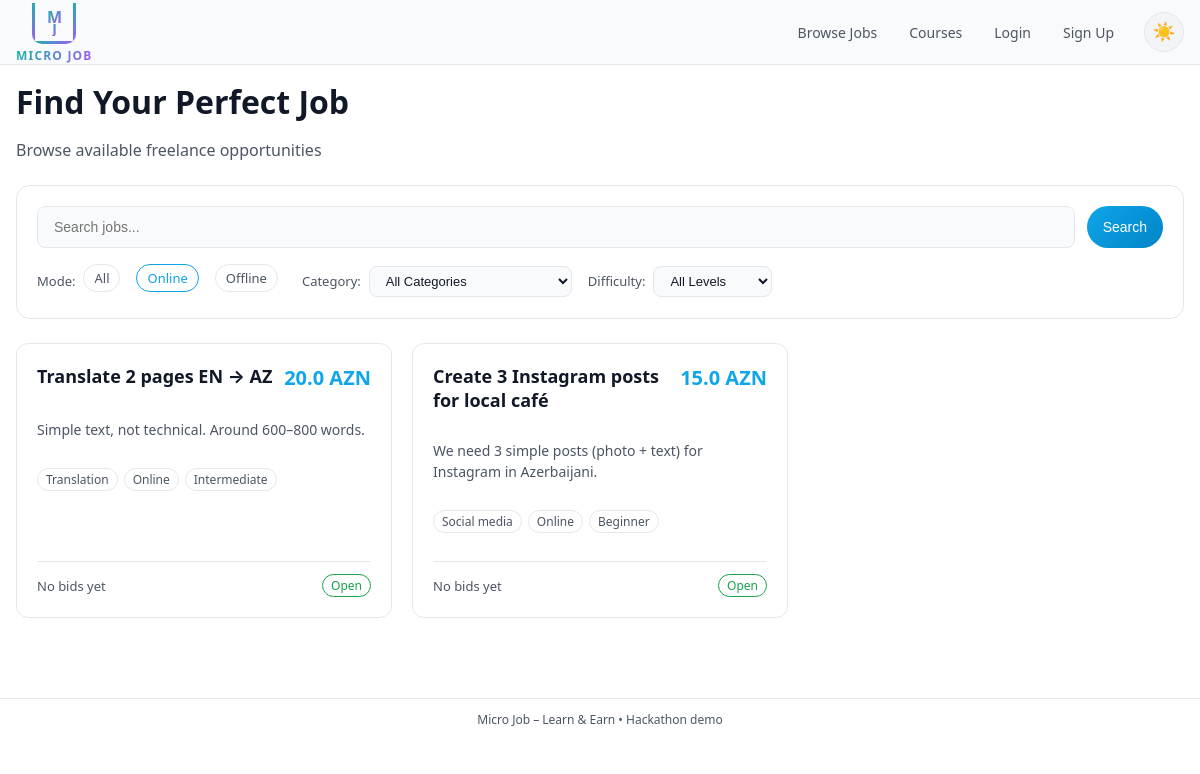
/?search=&mode=online&category=all&difficulty=all, run on an earlier commit of the app's database.
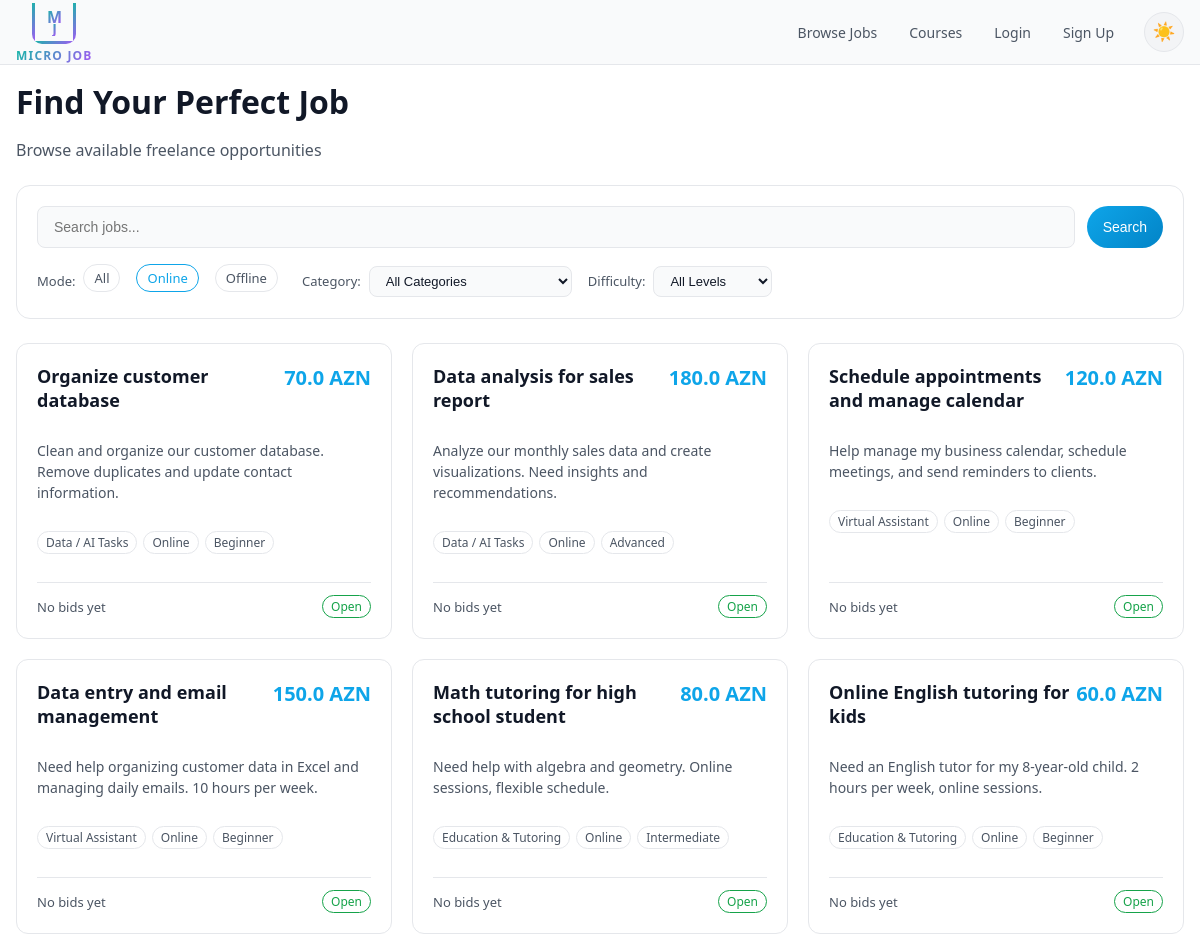
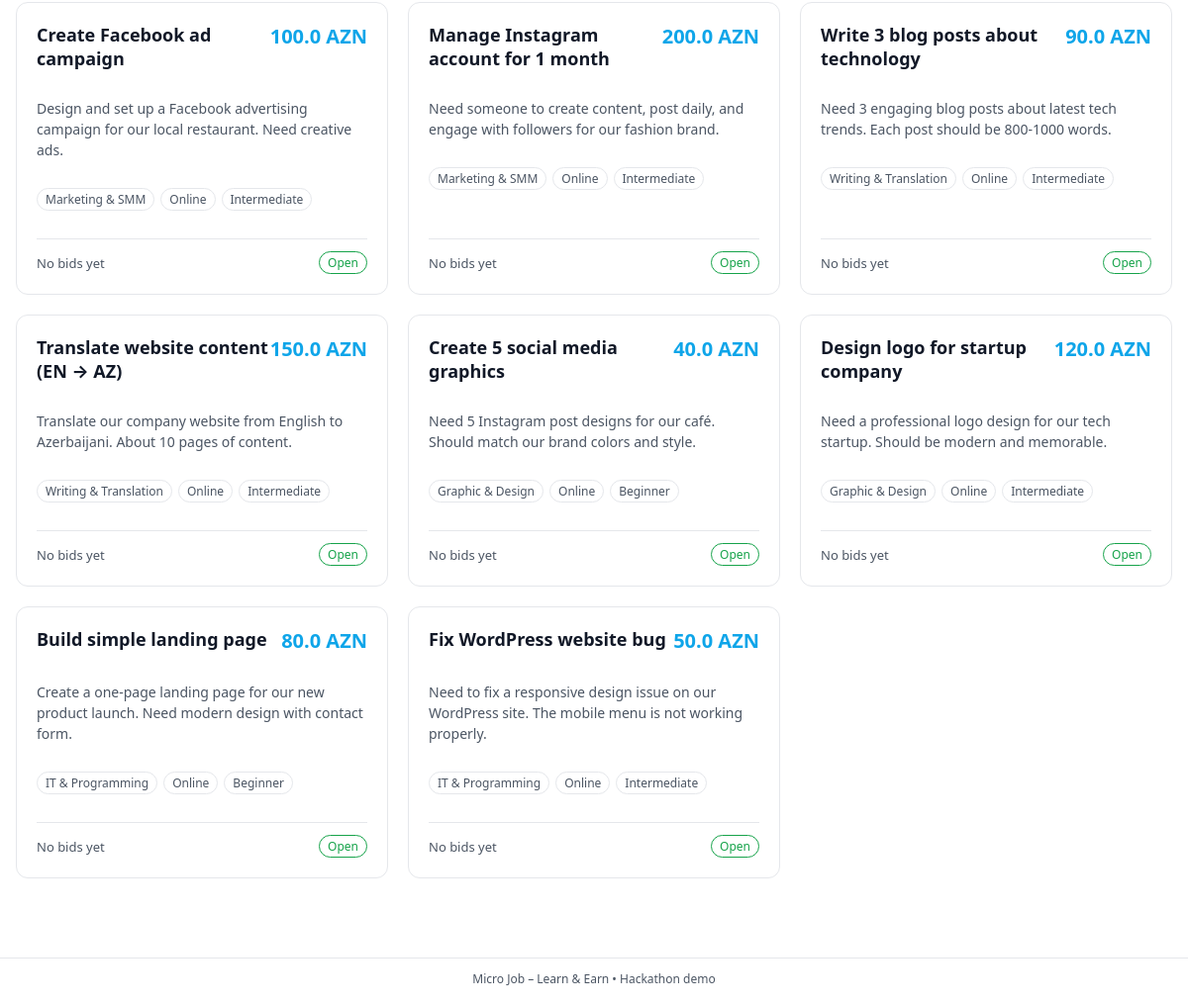
And on a later commit of the database (2 pictures, top to bottom).
### app.py (models this page shows)
class Task(db.Model):
    id = db.Column(db.Integer, primary_key=True)
    title = db.Column(db.String(200), nullable=False)
    description = db.Column(db.Text, nullable=False)
    budget_azn = db.Column(db.Float, nullable=False)
    category = db.Column(db.String(120))
    mode = db.Column(db.String(20))
    status = db.Column(db.String(20), default='open')
    created_at = db.Column(db.DateTime, default=datetime.utcnow)
    required_skill = db.Column(db.String(120))
    difficulty = db.Column(db.String(20))
    employer_id = db.Column(db.Integer, db.ForeignKey('user.id'))
    worker_id   = db.Column(db.Integer, db.ForeignKey('user.id'))
    accepted_bid_id = db.Column(db.Integer, db.ForeignKey('bid.id'), nullable=True)
    bids = db.relationship('Bid', primaryjoin='Task.id == Bid.task_id', backref='task', lazy=True, cascade='all, delete-orphan')
    accepted_bid = db.relationship('Bid', foreign_keys=[accepted_bid_id], uselist=False, post_update=True)
    reviews = db.relationship('Review', backref='task', lazy=True)

### app.py (the view)
@app.route('/')
def index():
    search = request.args.get('search', '').strip()
    filter_mode = request.args.get('mode', 'all')
    category = request.args.get('category', 'all')
    min_budget = request.args.get('min_budget', type=float)
    max_budget = request.args.get('max_budget', type=float)
    difficulty = request.args.get('difficulty', 'all')
    q = Task.query.filter(Task.status == 'open')
    if search:
        q = q.filter(
            (Task.title.contains(search)) |
            (Task.description.contains(search)) |
            (Task.category.contains(search))
        )
    if filter_mode == 'online':
        q = q.filter(Task.mode == 'online')
    elif filter_mode == 'offline':
        q = q.filter(Task.mode == 'offline')
    if category != 'all' and category:
        q = q.filter(Task.category == category)
    if min_budget:
        q = q.filter(Task.budget_azn >= min_budget)
    if max_budget:
        q = q.filter(Task.budget_azn <= max_budget)
    if difficulty != 'all' and difficulty:
        q = q.filter(Task.difficulty == difficulty)
    tasks = q.order_by(Task.id.desc()).all()
    user = current_user()
    all_categories = [
        'IT & Programming', 'Graphic & Design', 'Writing & Translation',
        'Marketing & SMM', 'Education & Tutoring', 'Virtual Assistant', 'Data / AI Tasks',
        'Delivery', 'Home & Repair Services', 'Event & Photography',
        'Construction & Labor', 'Agriculture', 'Transportation'
    ]
    return render_template('index.html', tasks=tasks, user=user, filter_mode=filter_mode,
                         search=search, category=category, categories=all_categories,
                         min_budget=min_budget, max_budget=max_budget, difficulty=difficulty)

### app.py (called while the page is built)
def current_user():
    if 'user_id' in session:
        return User.query.get(session['user_id'])
    return None

### templates/index.html (shortened to what this page needs)
{% extends "base.html" %}
{% block content %}
<div class="page-header">
  <h1>Find Your Perfect Job</h1>
  <p class="subtitle">Browse available freelance opportunities</p>
</div>
<div class="search-filters">
  <form method="GET" action="{{ url_for('index') }}" class="search-form">
    <input type="text" name="search" placeholder="Search jobs..." value="{{ search }}" class="search-input">
    <button type="submit" class="btn-primary">Search</button>
  </form>
  <div class="filters-row">
    <div class="filter-group">
      <label>Mode:</label>
      <a href="{{ url_for('index', search=search, mode='all', category=category, difficulty=difficulty) }}"
         class="chip {% if filter_mode=='all' %}chip-active{% endif %}">All</a>
      <a href="{{ url_for('index', search=search, mode='online', category=category, difficulty=difficulty) }}"
         class="chip {% if filter_mode=='online' %}chip-active{% endif %}">Online</a>
      <a href="{{ url_for('index', search=search, mode='offline', category=category, difficulty=difficulty) }}"
         class="chip {% if filter_mode=='offline' %}chip-active{% endif %}">Offline</a>
    </div>
    <div class="filter-group">
      <label>Category:</label>
      <select name="category" onchange="this.form.submit()" form="filter-form" class="filter-select">
        <option value="all">All Categories</option>
      </select>
    </div>
    <div class="filter-group">
      <label>Difficulty:</label>
      <select name="difficulty" onchange="this.form.submit()" form="filter-form" class="filter-select">
        <option value="all">All Levels</option>
      </select>
    </div>
  </div>
</div>
{% if not tasks %}
  <div class="empty-state">
    <p>No jobs found. {% if user and user.role=='employer' %}<a href="{{ url_for('new_task') }}" class="link">Post one?</a>{% endif %}</p>
  </div>
{% else %}
  <div class="task-grid">
    {% for t in tasks %}
      <a href="{{ url_for('task_detail', task_id=t.id) }}" class="task-card">
        <div class="task-header">
          <h3>{{ t.title }}</h3>
          <div class="task-budget">{{ t.budget_azn }} AZN</div>
        </div>
        <p class="task-desc">{{ t.description[:150] }}{% if t.description|length > 150 %}...{% endif %}</p>
        <div class="task-meta">
          {% if t.category %}
            <span class="meta-tag">{{ t.category }}</span>
          {% endif %}
          <span class="meta-tag">{{ t.mode|title }}</span>
          <span class="meta-tag">{{ t.difficulty|title }}</span>
        </div>
        <div class="task-footer">
          <span class="task-bids">
            {% if t.bids %}
              {{ t.bids|length }} bid{{ 's' if t.bids|length != 1 else '' }}
            {% else %}
              No bids yet
            {% endif %}
          </span>
          <span class="task-status status-{{ t.status }}">{{ t.status|title }}</span>
        </div>
      </a>
    {% endfor %}
  </div>
{% endif %}
{% endblock %}

What changed in the data, as far as the page shows it:
removed Task: title "Translate 2 pages EN → AZ", budget_azn "20.0", description "Simple text, not technical. Around 600–800 words.", category "Translation", mode "Online", difficulty "Intermediate", status "Open"
removed Task: title "Create 3 Instagram posts for local café", budget_azn "15.0", description "We need 3 simple posts (photo + text) for Instagram in Azerbaijani.", category "Social media", mode "Online", difficulty "Beginner", status "Open"
added Task: title "Organize customer database", budget_azn "70.0", description "Clean and organize our customer database. Remove duplicates and update contact information.", category "Data / AI Tasks", mode "Online", difficulty "Beginner", status "Open"
added Task: title "Data analysis for sales report", budget_azn "180.0", description "Analyze our monthly sales data and create visualizations. Need insights and recommendations.", category "Data / AI Tasks", mode "Online", difficulty "Advanced", status "Open"
added Task: title "Schedule appointments and manage calendar", budget_azn "120.0", description "Help manage my business calendar, schedule meetings, and send reminders to clients.", category "Virtual Assistant", mode "Online", difficulty "Beginner", status "Open"
added Task: title "Data entry and email management", budget_azn "150.0", description "Need help organizing customer data in Excel and managing daily emails. 10 hours per week.", category "Virtual Assistant", mode "Online", difficulty "Beginner", status "Open"
added Task: title "Math tutoring for high school student", budget_azn "80.0", description "Need help with algebra and geometry. Online sessions, flexible schedule.", category "Education & Tutoring", mode "Online", difficulty "Intermediate", status "Open"
added Task: title "Online English tutoring for kids", budget_azn "60.0", description "Need an English tutor for my 8-year-old child. 2 hours per week, online sessions.", category "Education & Tutoring", mode "Online", difficulty "Beginner", status "Open"
added Task: title "Create Facebook ad campaign", budget_azn "100.0", description "Design and set up a Facebook advertising campaign for our local restaurant. Need creative ads.", category "Marketing & SMM", mode "Online", difficulty "Intermediate", status "Open"
added Task: title "Manage Instagram account for 1 month", budget_azn "200.0", description "Need someone to create content, post daily, and engage with followers for our fashion brand.", category "Marketing & SMM", mode "Online", difficulty "Intermediate", status "Open"
now on this page (row edited): Task: title "Write 3 blog posts about technology", budget_azn "90.0", description "Need 3 engaging blog posts about latest tech trends. Each post should be 800-1000 words.", category "Writing & Translation", mode "Online", difficulty "Intermediate", status "Open"
now on this page (row edited): Task: title "Translate website content (EN → AZ)", budget_azn "150.0", description "Translate our company website from English to Azerbaijani. About 10 pages of content.", category "Writing & Translation", mode "Online", difficulty "Intermediate", status "Open"
now on this page (row edited): Task: title "Create 5 social media graphics", budget_azn "40.0", description "Need 5 Instagram post designs for our café. Should match our brand colors and style.", category "Graphic & Design", mode "Online", difficulty "Beginner", status "Open"
now on this page (row edited): Task: title "Design logo for startup company", budget_azn "120.0", description "Need a professional logo design for our tech startup. Should be modern and memorable.", category "Graphic & Design", mode "Online", difficulty "Intermediate", status "Open"
added Task: title "Build simple landing page", budget_azn "80.0", description "Create a one-page landing page for our new product launch. Need modern design with contact form.", category "IT & Programming", mode "Online", difficulty "Beginner", status "Open"
added Task: title "Fix WordPress website bug", budget_azn "50.0", description "Need to fix a responsive design issue on our WordPress site. The mobile menu is not working properly.", category "IT & Programming", mode "Online", difficulty "Intermediate", status "Open"
